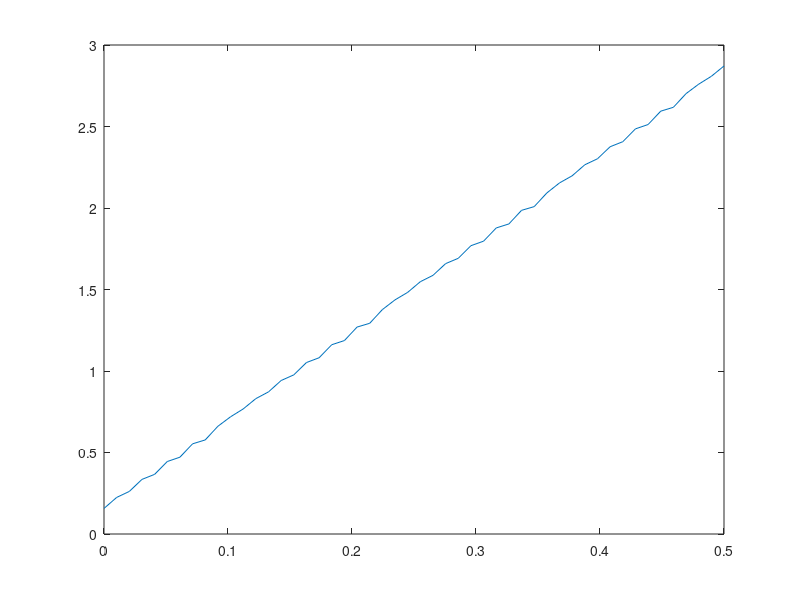
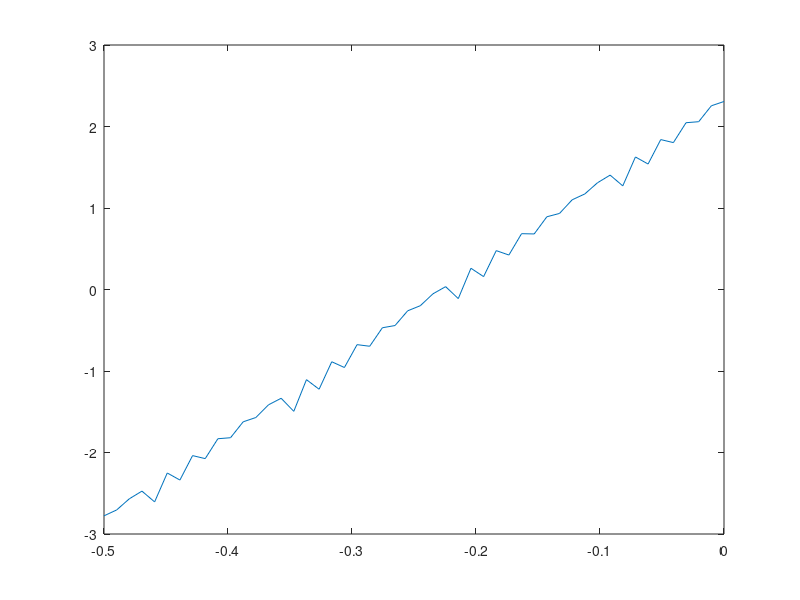
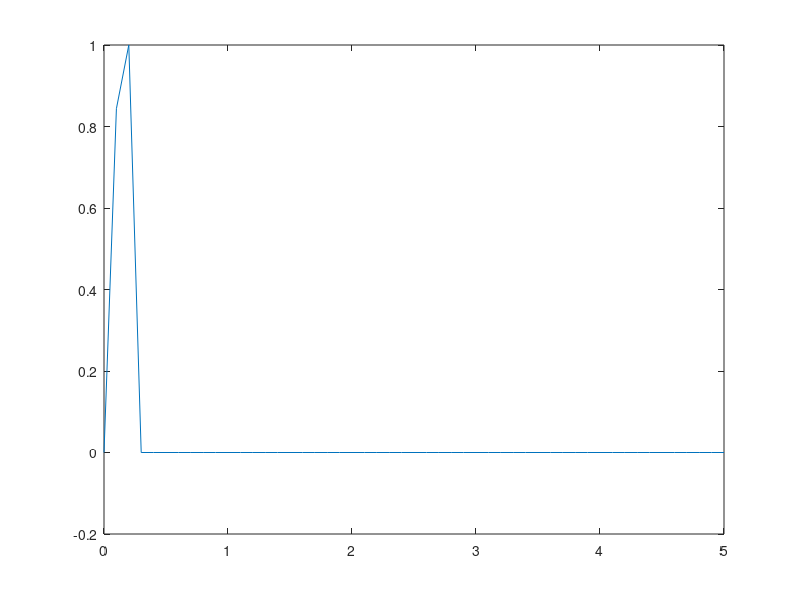
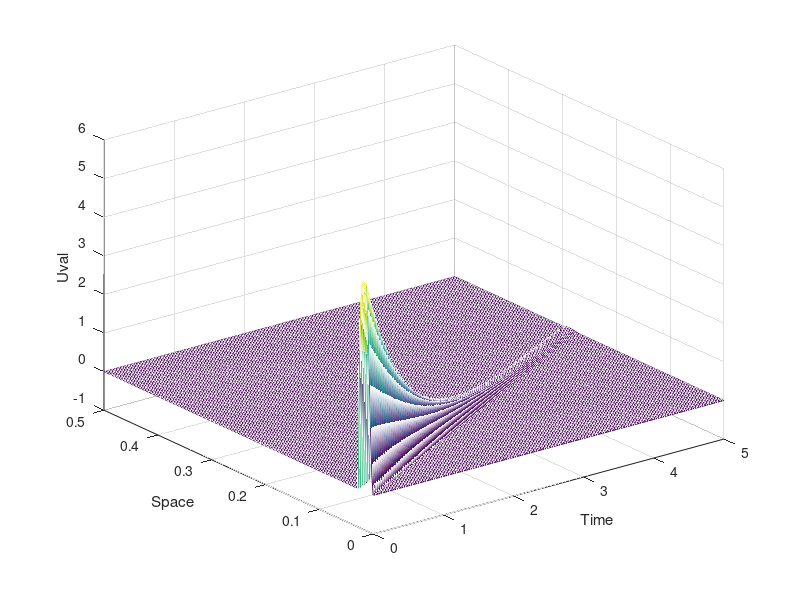

Write MATLAB code to recreate these figures, in order.
function Sinko_Streifer 
%Sinko-Striefer model
% du/dt + d/dx(g*u) = -mu*u
%t in [0,t_f]
%x in [x_0, x_1]
%g(t,x)u(t,x)|_x=x0 = R(t)
%U(0,x) = phi(x)
R(0:0.1:5);
figure(3)
plot(0:0.1:5,R(0:0.1:5))

 phi = 0;
 x0 = 0 ;
 x1 = 0.5;
 g0 = 0.185;
 mu = 1.9;
 

 
 t = linspace(0,5,200);
 x = linspace(0,0.5,200);
 [T X] = meshgrid(t,x);
 figure(4)
 mesh(T,X,U(t,x));
 xlabel('Time')
 ylabel('Space')
 zlabel('Uval')


%part c
Nx = 50;
Nt = 50;
t = linspace(0,5,Nt)
x = linspace(0,0.5,Nx)

S = U(t,x);
[r c] = size(S);
S(:,1)
for j = 1:c
    n(j) = sum(S(:,j));
    m(j) = sum((t'.*S(:,j)));
    P(j) = m(j)/n(j);
    
end
n'
m'
P'
figure(1)
plot(x,P)
figure(2)
plot(-x,log(n))
A = [ones(length(x),1) x'];
B = P'\A;
growth = B
A = [ones(length(x),1) (-x)'];
B = log(n)'\A;
death = B
SUMS = @(G) sum(sum((Y(t,x,G(1),G(2))-S).^2));
Qols = fminsearch(SUMS,[1 1])

function z = Y(t,x,G,D) 
 x0 = 0 ;
 g0 = G;
 mu = D;
for i = 1:length(t)   
     for j = 1:length(x)     
        if t(i) < (x(j)-x0)/g0
           z(i,j) = 0; 
        else
           z(i,j) =  R(t(i) + (x0 - x(j))/g0)/g0 * exp(mu/g0*(x0-x(j)));
        end
     end
 end


function z = U(t,x) 
 x0 = 0 ;
 g0 = 0.185;
 mu = 1.9;
for i = 1:length(t)   
     for j = 1:length(x)     
        if t(i) < (x(j)-x0)/g0
           z(i,j) = 0; 
        else
           z(i,j) =  R(t(i) + (x0 - x(j))/g0)/g0 * exp(mu/g0*(x0-x(j)));
        end
     end
end


function b =  R(t)
A = 15;
B = 1/A;
S = @(t) t - 2/A - B;
for i = 1:length(t)
    if t(i) < 2/A
        b(i) = 3/4 * ((A*t(i)-1) - 1/3*(A*t(i) - 1).^3+ 2/3);
    elseif t(i) < 2/A + B
        b(i) =  1;
    elseif t(i) < 4/A
        b(i) = -3/4 * ((A*S(t(i))-1) - 1/3*(A*S(t(i)) - 1).^3 - 2/3);
    else 
        b(i) = 0;
    end
end